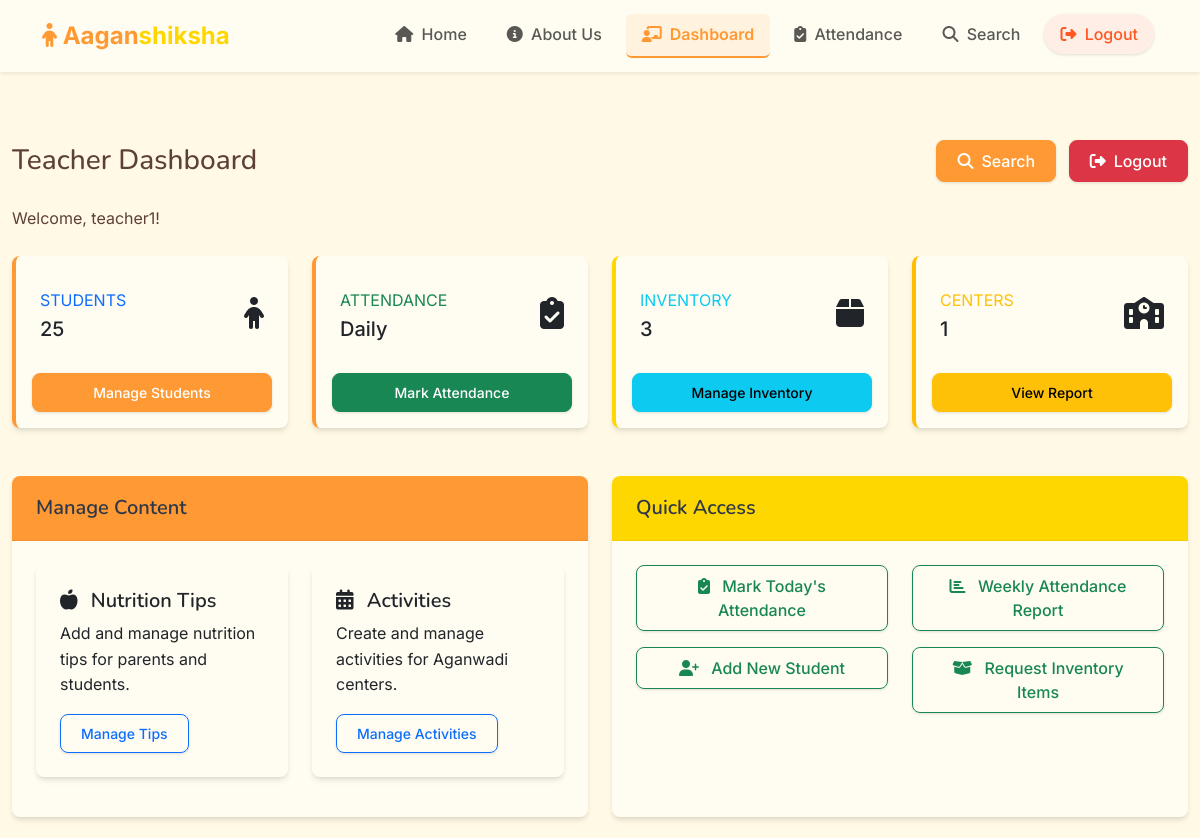
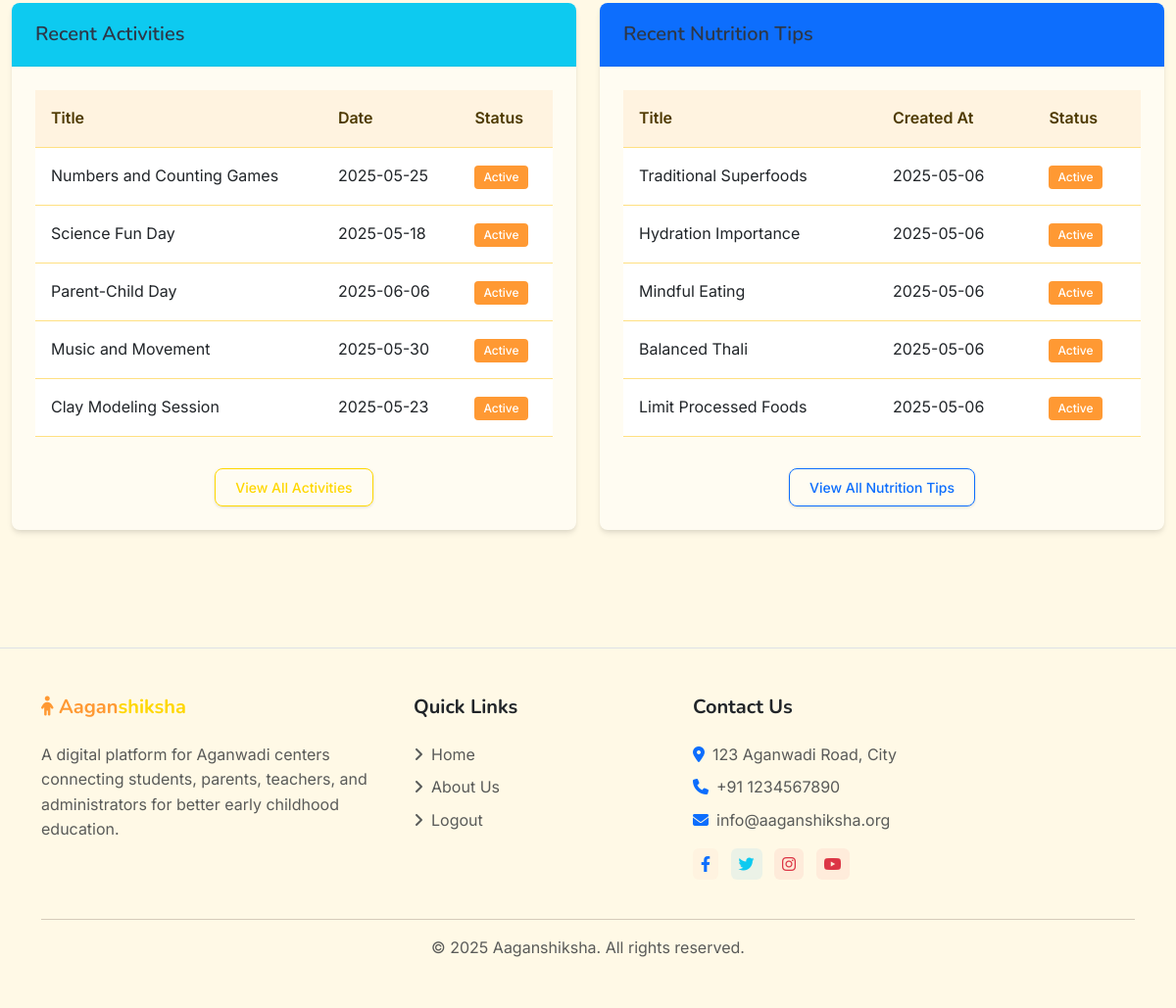
Page /teacher/dashboard (signed in) on the committed database (2 pictures, top to bottom).
### models.py (models this page shows, shortened)
class User(UserMixin, db.Model):
    id = db.Column(db.Integer, primary_key=True)
    username = db.Column(db.String(64), unique=True, nullable=False)
    email = db.Column(db.String(120), unique=True, nullable=False)
    password_hash = db.Column(db.String(256), nullable=False)
    role = db.Column(db.String(20), nullable=False)  # 'admin', 'teacher'
    aadhar_number = db.Column(db.String(12), unique=True, nullable=False)
    phone_number = db.Column(db.String(15), nullable=True)
    address = db.Column(db.String(200), nullable=True)
    created_at = db.Column(db.DateTime, default=datetime.utcnow)
    center_id = db.Column(db.Integer, db.ForeignKey('center.id'), nullable=True)  # Only required for teachers
    center = db.relationship('Center', backref='teachers', lazy=True)
    complaints = db.relationship('Complaint', backref='author', lazy=True)
    nutrition_tips = db.relationship('NutritionTip', backref='created_by', lazy=True)
    activities = db.relationship('Activity', backref='created_by', lazy=True)
    inventory_requests = db.relationship('InventoryRequest',
                                      foreign_keys='InventoryRequest.user_id',
                                      backref=db.backref('requested_by', lazy='joined'),
                                      lazy='dynamic',
                                      cascade='all, delete-orphan')

class Activity(db.Model):
    id = db.Column(db.Integer, primary_key=True, autoincrement=True)
    title = db.Column(db.String(100), nullable=False)
    description = db.Column(db.Text, nullable=False)
    date = db.Column(db.Date, nullable=False)
    user_id = db.Column(db.Integer, db.ForeignKey('user.id'), nullable=False)
    created_at = db.Column(db.DateTime, default=datetime.utcnow)
    updated_at = db.Column(db.DateTime, default=datetime.utcnow, onupdate=datetime.utcnow)
    is_active = db.Column(db.Boolean, default=True)

class NutritionTip(db.Model):
    id = db.Column(db.Integer, primary_key=True, autoincrement=True)
    title = db.Column(db.String(100), nullable=False)
    content = db.Column(db.Text, nullable=False)
    user_id = db.Column(db.Integer, db.ForeignKey('user.id'), nullable=False)
    created_at = db.Column(db.DateTime, default=datetime.utcnow)
    updated_at = db.Column(db.DateTime, default=datetime.utcnow, onupdate=datetime.utcnow)
    is_active = db.Column(db.Boolean, default=True)

### routes/teacher.py (the view)
@teacher_bp.route('/dashboard')
@login_required
@teacher_required
def dashboard():
    center_id = current_user.center_id
    center_name = "Not Assigned"
    if center_id:
        center = Center.query.get(center_id)
        center_name = center.name if center else "Unknown"
        students_count = Student.query.filter_by(center_id=center_id).count()
        inventory_count = Inventory.query.filter_by(center_id=center_id).count()
    else:
        students_count = 0
        inventory_count = 0
    centers_count = 1  # Teacher only has one center
    tips_count = NutritionTip.query.count()
    activities_count = Activity.query.count()
    recent_activities = Activity.query.order_by(Activity.created_at.desc()).limit(5).all()
    recent_tips = NutritionTip.query.order_by(NutritionTip.created_at.desc()).limit(5).all()
    return render_template('teacher/dashboard.html',
                           students_count=students_count,
                           centers_count=centers_count,
                           inventory_count=inventory_count,
                           tips_count=tips_count,
                           activities_count=activities_count,
                           recent_activities=recent_activities,
                           recent_tips=recent_tips,
                           center_name=center_name)

### templates/teacher/dashboard.html (shortened to what this page needs)
{% extends 'base.html' %}
{% block head %}
<link rel="stylesheet" href="https://cdnjs.cloudflare.com/ajax/libs/Chart.js/2.9.4/Chart.min.css">
{% endblock %}
{% block content %}
<div class="container-fluid py-4">
    <div class="row mb-4">
        <div class="col">
            <div class="d-flex justify-content-between align-items-center mb-4">
                <h1 class="h3 mb-0 text-gray-800">Teacher Dashboard</h1>
                <div>
                    <a href="{{ url_for('teacher.search') }}" class="btn btn-primary me-2">
                        <i class="fas fa-search me-2"></i>Search
                    </a>
                    <a href="{{ url_for('auth.logout') }}" class="btn btn-danger">
                        <i class="fas fa-sign-out-alt me-2"></i>Logout
                    </a>
                </div>
            </div>
            <p class="mb-0">Welcome, {{ current_user.username }}!</p>
        </div>
    </div>
    <div class="row mb-4">
        <div class="col-xl-3 col-md-6 mb-4">
            <div class="card border-left-primary h-100 py-2">
                <div class="card-body">
                    <div class="row no-gutters align-items-center">
                        <div class="col mr-2">
                            <div class="text-xs font-weight-bold text-primary text-uppercase mb-1">
                                Students</div>
                            <div class="h5 mb-0 font-weight-bold">{{ students_count }}</div>
                        </div>
                        <div class="col-auto">
                            <i class="fas fa-child fa-2x text-gray-300"></i>
                        </div>
                    </div>
                </div>
                <div class="card-footer bg-transparent border-0">
                    <a href="{{ url_for('teacher.students') }}" class="btn btn-sm btn-primary w-100">
                        Manage Students
                    </a>
                </div>
            </div>
        </div>
        <div class="col-xl-3 col-md-6 mb-4">
            <div class="card border-left-success h-100 py-2">
                <div class="card-body">
                    <div class="row no-gutters align-items-center">
                        <div class="col mr-2">
                            <div class="text-xs font-weight-bold text-success text-uppercase mb-1">
                                Attendance</div>
                            <div class="h5 mb-0 font-weight-bold">Daily</div>
                        </div>
                        <div class="col-auto">
                            <i class="fas fa-clipboard-check fa-2x text-gray-300"></i>
                        </div>
                    </div>
                </div>
                <div class="card-footer bg-transparent border-0">
                    <a href="{{ url_for('teacher.attendance') }}" class="btn btn-sm btn-success w-100">
                        Mark Attendance
                    </a>
                </div>
            </div>
        </div>
        <div class="col-xl-3 col-md-6 mb-4">
            <div class="card border-left-info h-100 py-2">
                <div class="card-body">
                    <div class="row no-gutters align-items-center">
                        <div class="col mr-2">
                            <div class="text-xs font-weight-bold text-info text-uppercase mb-1">
                                Inventory</div>
                            <div class="h5 mb-0 font-weight-bold">{{ inventory_count }}</div>
                        </div>
                        <div class="col-auto">
                            <i class="fas fa-box fa-2x text-gray-300"></i>
                        </div>
                    </div>
                </div>
                <div class="card-footer bg-transparent border-0">
                    <a href="{{ url_for('teacher.inventory') }}" class="btn btn-sm btn-info w-100">
                        Manage Inventory
                    </a>
                </div>
            </div>
        </div>
        <div class="col-xl-3 col-md-6 mb-4">
            <div class="card border-left-warning h-100 py-2">
                <div class="card-body">
                    <div class="row no-gutters align-items-center">
                        <div class="col mr-2">
                            <div class="text-xs font-weight-bold text-warning text-uppercase mb-1">
                                Centers</div>
                            <div class="h5 mb-0 font-weight-bold">{{ centers_count }}</div>
                        </div>
                        <div class="col-auto">
                            <i class="fas fa-school fa-2x text-gray-300"></i>
                        </div>
                    </div>
                </div>
                <div class="card-footer bg-transparent border-0">
                    <a href="{{ url_for('attendance.index') }}" class="btn btn-sm btn-warning w-100">
                        View Report
                    </a>
                </div>
            </div>
        </div>
    </div>
    <div class="row">
        <div class="col-xl-6 col-md-12 mb-4">
            <div class="card h-100">
                <div class="card-header" style="background-color: #FF9933; color: white;">
                    <h5 class="mb-0">Manage Content</h5>
                </div>
                <div class="card-body">
                    <div class="row">
                        <div class="col-md-6 mb-3">
                            <div class="card">
                                <div class="card-body">
                                    <h5 class="card-title">
                                        <i class="fas fa-apple-alt me-2"></i> Nutrition Tips
                                    </h5>
                                    <p class="card-text">Add and manage nutrition tips for parents and students.</p>
                                    <a href="{{ url_for('teacher.nutrition') }}" class="btn btn-outline-primary btn-sm">Manage Tips</a>
                                </div>
                            </div>
                        </div>
                        <div class="col-md-6 mb-3">
                            <div class="card">
                                <div class="card-body">
                                    <h5 class="card-title">
                                        <i class="fas fa-calendar-alt me-2"></i> Activities
                                    </h5>
                                    <p class="card-text">Create and manage activities for Aganwadi centers.</p>
                                    <a href="{{ url_for('teacher.activities') }}" class="btn btn-outline-primary btn-sm">Manage Activities</a>
                                </div>
                            </div>
                        </div>
                    </div>
                </div>
            </div>
        </div>
        <div class="col-xl-6 col-md-12 mb-4">
            <div class="card h-100">
                <div class="card-header" style="background-color: #FFD700; color: #4D3900;">
                    <h5 class="mb-0">Quick Access</h5>
                </div>
                <div class="card-body">
                    <div class="row">
                        <div class="col-md-6 mb-3">
                            <div class="d-grid">
                                <a href="{{ url_for('teacher.attendance') }}" class="btn btn-outline-success">
                                    <i class="fas fa-clipboard-check me-2"></i> Mark Today's Attendance
                                </a>
                            </div>
                        </div>
                        <div class="col-md-6 mb-3">
                            <div class="d-grid">
                                <a href="{{ url_for('attendance.index') }}" class="btn btn-outline-success">
                                    <i class="fas fa-chart-bar me-2"></i> Weekly Attendance Report
                                </a>
                            </div>
                        </div>
                        <div class="col-md-6 mb-3">
                            <div class="d-grid">
                                <a href="{{ url_for('teacher.students') }}" class="btn btn-outline-success">
                                    <i class="fas fa-user-plus me-2"></i> Add New Student
                                </a>
                            </div>
                        </div>
                        <div class="col-md-6 mb-3">
                            <div class="d-grid">
                                <a href="{{ url_for('teacher.request_inventory') }}" class="btn btn-outline-success">
                                    <i class="fas fa-box-open me-2"></i> Request Inventory Items
                                </a>
                            </div>
                        </div>
                    </div>
                </div>
            </div>
        </div>
    </div>
    <div class="row">
        <div class="col-xl-6 mb-4">
            <div class="card h-100">
                <div class="card-header bg-info text-white">
                    <h5 class="mb-0">Recent Activities</h5>
                </div>
                <div class="card-body">
                    <div class="table-responsive">
                        <table class="table table-hover">
                            <thead>
                                <tr>
                                    <th>Title</th>
                                    <th>Date</th>
                                    <th>Status</th>
                                </tr>
                            </thead>
                            <tbody>
                                {% for activity in recent_activities %}
                                    <tr>
                                        <td>{{ activity.title }}</td>
                                        <td>{{ activity.date.strftime('%Y-%m-%d') }}</td>
                                        <td>
                                            {% if activity.is_active %}
                                                <span class="badge bg-success">Active</span>
                                            {% else %}
                                                <span class="badge bg-secondary">Inactive</span>
                                            {% endif %}
                                        </td>
                                    </tr>
                                {% endfor %}
                            </tbody>
                        </table>
                    </div>
                    <div class="text-center mt-3">
                        <a href="{{ url_for('teacher.activities') }}" class="btn btn-sm btn-outline-info">View All Activities</a>
                    </div>
                </div>
            </div>
        </div>
        <div class="col-xl-6 mb-4">
            <div class="card h-100">
                <div class="card-header bg-primary text-white">
                    <h5 class="mb-0">Recent Nutrition Tips</h5>
                </div>
                <div class="card-body">
                    <div class="table-responsive">
                        <table class="table table-hover">
                            <thead>
                                <tr>
                                    <th>Title</th>
                                    <th>Created At</th>
                                    <th>Status</th>
                                </tr>
                            </thead>
                            <tbody>
                                {% for tip in recent_tips %}
                                    <tr>
                                        <td>{{ tip.title }}</td>
                                        <td>{{ tip.created_at.strftime('%Y-%m-%d') }}</td>
                                        <td>
                                            {% if tip.is_active %}
                                                <span class="badge bg-success">Active</span>
                                            {% else %}
                                                <span class="badge bg-secondary">Inactive</span>
                                            {% endif %}
                                        </td>
                                    </tr>
                                {% endfor %}
                            </tbody>
                        </table>
                    </div>
                    <div class="text-center mt-3">
                        <a href="{{ url_for('teacher.nutrition') }}" class="btn btn-sm btn-outline-primary">View All Nutrition Tips</a>
                    </div>
                </div>
            </div>
        </div>
    </div>
</div>
{% endblock %}

### rows in the picture
User: username "teacher1"
Activity: title "Numbers and Counting Games", date "2025-05-25", is_active "Active"
Activity: title "Science Fun Day", date "2025-05-18", is_active "Active"
Activity: title "Parent-Child Day", date "2025-06-06", is_active "Active"
Activity: title "Music and Movement", date "2025-05-30", is_active "Active"
Activity: title "Clay Modeling Session", date "2025-05-23", is_active "Active"
NutritionTip: title "Traditional Superfoods", created_at "2025-05-06", is_active "Active"
NutritionTip: title "Hydration Importance", created_at "2025-05-06", is_active "Active"
NutritionTip: title "Mindful Eating", created_at "2025-05-06", is_active "Active"
NutritionTip: title "Balanced Thali", created_at "2025-05-06", is_active "Active"
NutritionTip: title "Limit Processed Foods", created_at "2025-05-06", is_active "Active"

### other values in the picture
{{ students_count }} "25"
{{ inventory_count }} "3"
{{ centers_count }} "1"
{{ current_year|default(2025) }} "2025"
